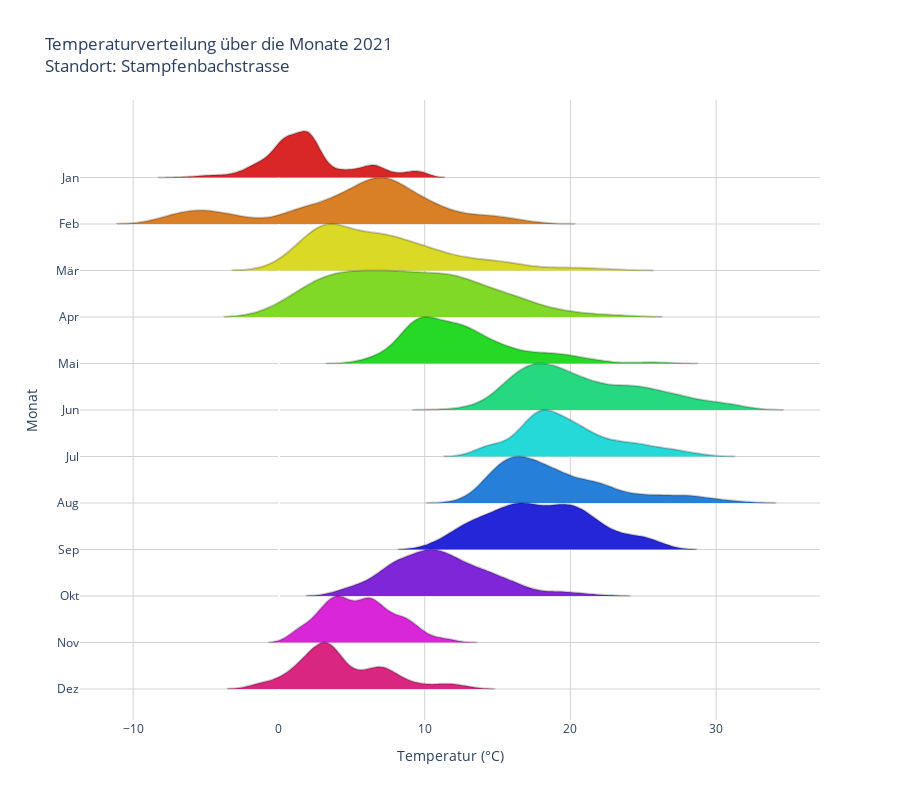

Notebook code cell kept with this figure:
### Code cell
import plotly.graph_objects as go
import pandas as pd
import numpy as np

# Datum in datetime umwandeln
df_filtered['Datum'] = pd.to_datetime(df_filtered['Datum'])

# Monat extrahieren
df_filtered['Monat'] = df_filtered['Datum'].dt.month

# Monatsnamen für die Labels
month_names = ['Jan', 'Feb', 'Mär', 'Apr', 'Mai', 'Jun', 
               'Jul', 'Aug', 'Sep', 'Okt', 'Nov', 'Dez']

# Figure erstellen
fig = go.Figure()

# Für jeden Monat einen Violin Plot erstellen
for month in range(1, 13):
    month_data = df_filtered[df_filtered['Monat'] == month]['Wert']
    
    fig.add_trace(go.Violin(
        y=[month] * len(month_data),  # Position auf der y-Achse
        x=month_data,                 # Temperaturwerte
        name=month_names[month-1],    # Monatsnamen als Label
        side='negative',              # Nach oben zeigend
        orientation='h',              # Horizontale Ausrichtung
        width=2,                      # Breite der Violinen
        points=False,                 # Keine einzelnen Punkte zeigen
        line_color='rgba(0,0,0,0.2)', # Linienfarbe
        fillcolor=f'hsl({(month-1)*30},70%,50%)'  # Verschiedene Farben für jeden Monat
    ))

# Layout anpassen
fig.update_layout(
    title='Temperaturverteilung über die Monate 2021<br>Standort: Stampfenbachstrasse',
    xaxis_title='Temperatur (°C)',
    yaxis_title='Monat',
    yaxis=dict(
        ticktext=month_names,
        tickvals=list(range(1, 13)),
        autorange="reversed"  # Januar oben, Dezember unten
    ),
    showlegend=False,
    height=800,
    plot_bgcolor='white'
)

# Gitterlinien hinzufügen
fig.update_xaxes(showgrid=True, gridwidth=1, gridcolor='lightgray')
fig.update_yaxes(showgrid=True, gridwidth=1, gridcolor='lightgray')

# Plot anzeigen
fig.show()

### Figure 1 — Plotly figure (JSON) as saved in the notebook; plotly's stock layout.template omitted (floating-point values rounded to 4 significant figures; data arrays with more than 128 entries replaced by an {"elided": "..."} marker saying what was removed)
{"data": [{"fillcolor": "hsl(0,70%,50%)", "line": {"color": "rgba(0,0,0,0.2)"}, "name": "Jan", "orientation": "h", "points": false, "side": "negative", "type": "violin", "width": 2, "x": {"elided": "744 float values"}, "y": {"elided": "744 int values"}}, {"fillcolor": "hsl(30,70%,50%)", "line": {"color": "rgba(0,0,0,0.2)"}, "name": "Feb", "orientation": "h", "points": false, "side": "negative", "type": "violin", "width": 2, "x": {"elided": "672 float values"}, "y": {"elided": "672 int values"}}, {"fillcolor": "hsl(60,70%,50%)", "line": {"color": "rgba(0,0,0,0.2)"}, "name": "Mär", "orientation": "h", "points": false, "side": "negative", "type": "violin", "width": 2, "x": {"elided": "744 float values"}, "y": {"elided": "744 int values"}}, {"fillcolor": "hsl(90,70%,50%)", "line": {"color": "rgba(0,0,0,0.2)"}, "name": "Apr", "orientation": "h", "points": false, "side": "negative", "type": "violin", "width": 2, "x": {"elided": "720 float values"}, "y": {"elided": "720 int values"}}, {"fillcolor": "hsl(120,70%,50%)", "line": {"color": "rgba(0,0,0,0.2)"}, "name": "Mai", "orientation": "h", "points": false, "side": "negative", "type": "violin", "width": 2, "x": {"elided": "744 float values"}, "y": {"elided": "744 int values"}}, {"fillcolor": "hsl(150,70%,50%)", "line": {"color": "rgba(0,0,0,0.2)"}, "name": "Jun", "orientation": "h", "points": false, "side": "negative", "type": "violin", "width": 2, "x": {"elided": "720 float values"}, "y": {"elided": "720 int values"}}, {"fillcolor": "hsl(180,70%,50%)", "line": {"color": "rgba(0,0,0,0.2)"}, "name": "Jul", "orientation": "h", "points": false, "side": "negative", "type": "violin", "width": 2, "x": {"elided": "744 float values"}, "y": {"elided": "744 int values"}}, {"fillcolor": "hsl(210,70%,50%)", "line": {"color": "rgba(0,0,0,0.2)"}, "name": "Aug", "orientation": "h", "points": false, "side": "negative", "type": "violin", "width": 2, "x": {"elided": "744 float values"}, "y": {"elided": "744 int values"}}, {"fillcolor": "hsl(240,70%,50%)", "line": {"color": "rgba(0,0,0,0.2)"}, "name": "Sep", "orientation": "h", "points": false, "side": "negative", "type": "violin", "width": 2, "x": {"elided": "720 float values"}, "y": {"elided": "720 int values"}}, {"fillcolor": "hsl(270,70%,50%)", "line": {"color": "rgba(0,0,0,0.2)"}, "name": "Okt", "orientation": "h", "points": false, "side": "negative", "type": "violin", "width": 2, "x": {"elided": "744 float values"}, "y": {"elided": "744 int values"}}, {"fillcolor": "hsl(300,70%,50%)", "line": {"color": "rgba(0,0,0,0.2)"}, "name": "Nov", "orientation": "h", "points": false, "side": "negative", "type": "violin", "width": 2, "x": {"elided": "720 float values"}, "y": {"elided": "720 int values"}}, {"fillcolor": "hsl(330,70%,50%)", "line": {"color": "rgba(0,0,0,0.2)"}, "name": "Dez", "orientation": "h", "points": false, "side": "negative", "type": "violin", "width": 2, "x": {"elided": "744 float values"}, "y": {"elided": "744 int values"}}], "layout": {"height": 800, "plot_bgcolor": "white", "showlegend": false, "title": {"text": "Temperaturverteilung über die Monate 2021<br>Standort: Stampfenbachstrasse"}, "xaxis": {"gridcolor": "lightgray", "gridwidth": 1, "showgrid": true, "title": {"text": "Temperatur (°C)"}}, "yaxis": {"autorange": "reversed", "gridcolor": "lightgray", "gridwidth": 1, "showgrid": true, "ticktext": ["Jan", "Feb", "Mär", "Apr", "Mai", "Jun", "Jul", "Aug", "Sep", "Okt", "Nov", "Dez"], "tickvals": [1, 2, 3, 4, 5, 6, 7, 8, 9, 10, 11, 12], "title": {"text": "Monat"}}}}
